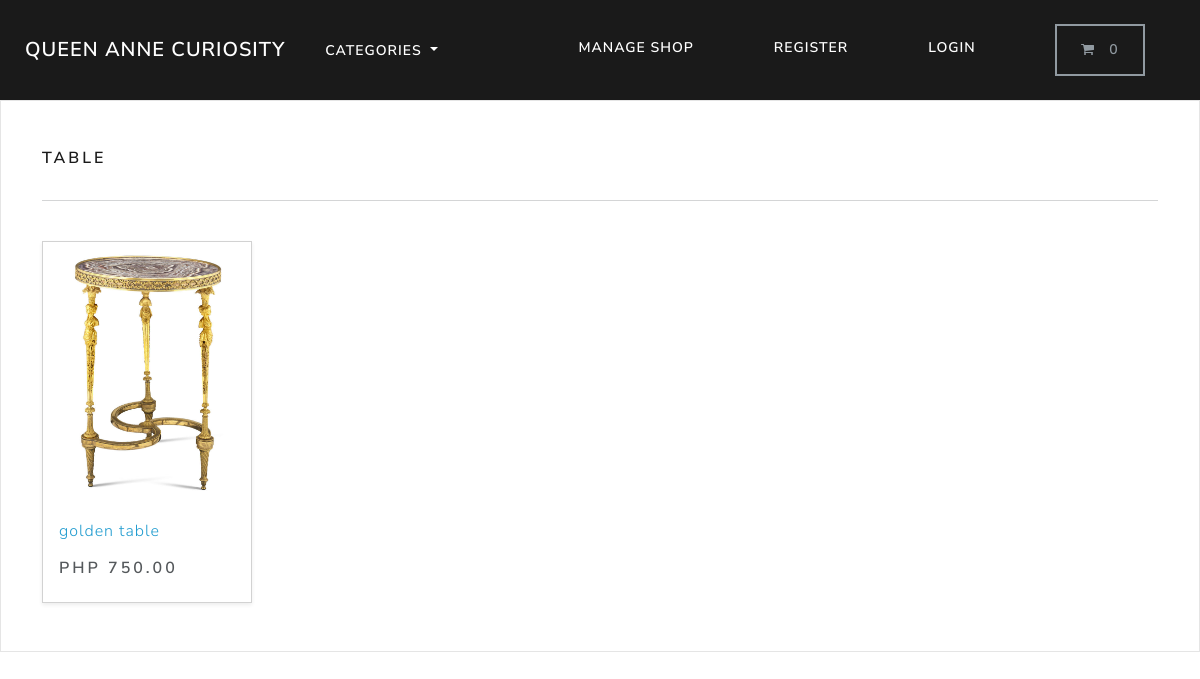
The page /search/table/ on the database its author committed.
### store/models.py (models this page shows, shortened)
class Category(models.Model):
    name = models.CharField(max_length=250, db_index=True)
    slug = models.SlugField(max_length=250, unique=True)
    class Meta:
        verbose_name_plural = 'categories'
    def get_absolute_url(self):
        return reverse("list-category", args=[self.slug])

class Product(models.Model):
    category = models.ForeignKey(Category, related_name='product', on_delete=models.CASCADE, null=True)
    title = models.CharField(max_length=250)
    brand = models.CharField(max_length=250, default='un-branded')
    description = models.TextField(blank=True)
    slug = models.SlugField(max_length=250)
    price = models.DecimalField(max_digits=10, decimal_places=2)
    image = models.ImageField(upload_to='images/')
    class Meta:
        verbose_name_plural = 'products'
    def get_absolute_url(self):
        return reverse("product-info", args=[self.slug])

### store/views.py (the view)
# urls.py: path('search/<slug:category_slug>/', views.list_category, name='list-category'),
def list_category(request, category_slug=None):
    category = get_object_or_404(Category, slug=category_slug)
    products = Product.objects.filter(category=category)
    return render(request, 'store/list-category.html', {
        'category': category, 'products':products})

### cart/cart.py (called while the page is built)
    def __len__(self):
        return sum(item['qty'] for item in self.cart.values())

### cart/context_processors.py (called while the page is built)
def cart(request):
    return {'cart': Cart(request)}

### store/views.py (called while the page is built)
def product(request):
    all_products = Product.objects.all()
    return {'all_products': all_products}

def categories(request):
    all_categories = Category.objects.all()
    return {'all_categories': all_categories}

### store/templates/store/list-category.html
{% extends "./base.html" %}
{% load static %}
{% block content %}
<main>
  <div class="album py-5 bg-light">
    <div class="container">
      <div class="pb-3 h5"> {{category.name | capfirst}} </div>
      <hr>
      <br>
      <div class="row row-cols-1 row-cols-sm-2 row-cols-md-5 g-3">
        {% for product in products %}
        <div class="col">
          <div class="card shadow-sm">
          <img class="img-fluid" alt="Responsive image" src="{{product.image.url}}">
            <div class="card-body">
              <p class="card-text">
                <a class="text-info text-decoration-none" href="{{product.get_absolute_url}}"> {{product.title}} </a>
              </p>
              <div class="d-flex justify-content-between align-items-center">
                <h5> Php {{product.price}} </h5>
              </div>
            </div>
          </div>
        </div>
        {% endfor %}
      </div>
    </div>
  </div>
</main>
{% endblock %}

### rows shown on the page
Category: name "TABLE"
Product: image (picture), title "golden table", price "750.00"
